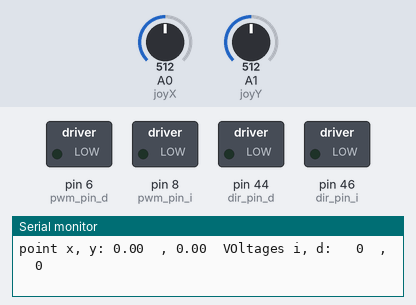
Bench run of a sketch on a simulated Arduino Mega 2560, built with avr-gcc and run on an emulated ATmega2560. On the bench: switched loads named in the sketch (green lamp = pin HIGH), the last lines printed to the serial monitor. The test bench sets the inputs (shaded band); at power-on: A1 (joyY) = 512, A0 (joyX) = 512.

Above: at 4.2 s.
4.3 s: A1 (joyY) set to 522
7.3 s: A1 (joyY) set to 540
At 9.2 s:
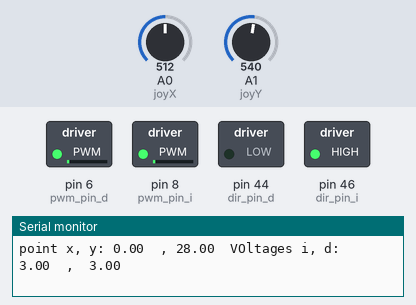
10.0 s: A0 (joyX) set to 716
At 11.8 s:
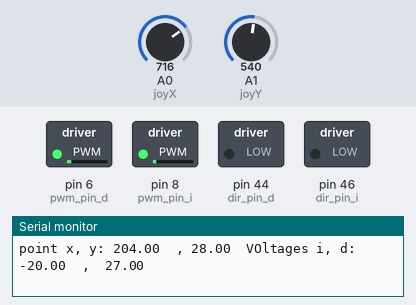
13.0 s: A0 (joyX) set to 563
At 13.63 s:
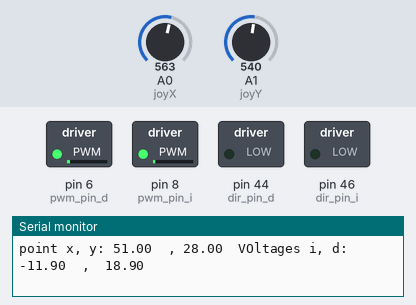
16.0 s: A0 (joyX) set to 533
At 18.1 s:
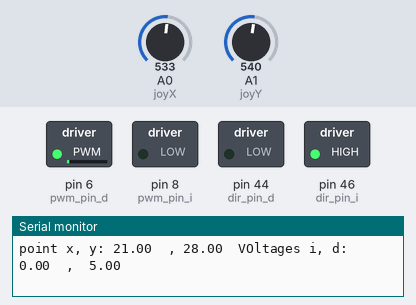
19.0 s: A1 (joyY) set to 306
At 21.4 s:
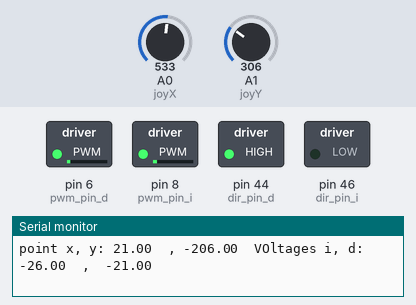
Timing chart, 0 to 22.9 s (numbered marks = the images above; inputs shaded):
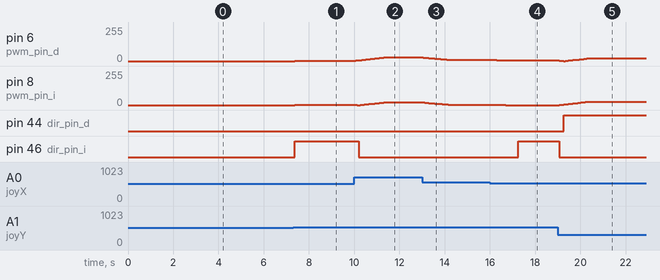

The sketch:

control2.ino
```cpp
// Libraries
#include <math.h>
#include <CircularBuffer.h>

// I/O
#define joyX A0
#define joyY A1
#define dir_pin_i 46
#define dir_pin_d 44
#define pwm_pin_i 8
#define pwm_pin_d 6

// Macros
#define window_size 20
#define pwm_max 120
const int responsiveness = 3; //Updating voltages time period in ms.
const float setup_time = 0.5;

typedef struct{
  float x;
  float y;
  }coordinates;

//Global variables
unsigned long time = 0;
coordinates offset;
CircularBuffer<int,window_size> Vi;
CircularBuffer<int,window_size> Vd;

// UTILS
coordinates get_offset() {
  offset.x = 0;
  offset.y = 0;
  int n = 100;
  for ( int i = 0; i < n; i++) {
    offset.x += analogRead(joyX);
    offset.y += analogRead(joyY);
    delay(setup_time);
    //Serial.println(offset.x);
    }
  offset.x = offset.x / n;
  offset.y = offset.y / n;
  Serial.println("Offset Values:");
  Serial.println(offset.x);
  Serial.println(offset.y);
  return offset;
}

coordinates get_xy() {
  coordinates point;
  point.x = analogRead(joyX) - offset.x;
  point.y = analogRead(joyY) - offset.y;
  return point;
}

coordinates xy_to_volts( coordinates point ) {

  //Compute phase, magnitude and scaling factor A

  //Volts will store Voltages (Vi, Vd) associated to point (x,y)
  coordinates volts;
  volts.x = (point.y - point.x)*pwm_max/1024;
  volts.y = (point.y + point.x)*pwm_max/1024;
  return volts;
}

void act_volts( ) { // This could be more efficient only substracting last and adding first.
  double avg_i = 0;
  double avg_d = 0;
  using index_t = decltype(Vi)::index_t; // ths line ensures using the right type for the index variable
  for (index_t i = 0; i < Vi.size(); i++) {
    avg_i += Vi[i] / (float)Vi.size();
    avg_d += Vd[i] / (float)Vd.size();
  }

  if (avg_i >= 0) {
    digitalWrite(dir_pin_i, HIGH);
    }
  else {
    digitalWrite(dir_pin_i, LOW);
  }
  analogWrite((int)pwm_pin_i, abs(avg_i));

  if (avg_d >= 0) {
    digitalWrite(dir_pin_d, LOW);
    }
  else {
    digitalWrite(dir_pin_d, HIGH);
  }
  analogWrite((int)pwm_pin_d, abs(avg_d));

  // Serial.println("Voltages updated");
  Serial.print("  VOltages i, d:   ");
  Serial.print(avg_i);
  Serial.print("  ,  ");
  Serial.println(avg_d);
}

void kill_volts( ) { // This could be more efficient only substracting last and adding first.

  analogWrite( (int)pwm_pin_i, 0);

  analogWrite( (int)pwm_pin_d, 0);

  // Serial.println("Voltages updated");
  Serial.print("  VOltages i, d:   ");
  Serial.print(0);
  Serial.print("  ,  ");
  Serial.println(0);
}

void setup() {

  pinMode(dir_pin_i, OUTPUT);
  pinMode(dir_pin_d, OUTPUT);
  pinMode(pwm_pin_i, OUTPUT);
  pinMode(pwm_pin_d, OUTPUT);
  delay(3000);
  while (!Vi.isFull()){ // Initialize Voltage Buffers with zeros.
    Vi.unshift(0);
    Vd.unshift(0);
    }
  Serial.begin(9600);
  offset = get_offset();
  time = millis();
  Serial.println("Setup complete.");
}

void loop() {

  coordinates point, voltages;
  point = get_xy(); // Read input x,y
  voltages = xy_to_volts( point ); // Convert x,y to desired voltages in motors i (left) and d (right)

  Vi.unshift(voltages.x); // Push voltages into circular buffers
  Vd.unshift(voltages.y);

  if (millis() - time >= responsiveness ) {
    time = millis();
    Serial.print("point x, y: ");
    Serial.print(point.x);
    Serial.print("  , ");
    Serial.print(point.y);
    if ( sqrt( pow(point.x,2) + pow(point.y,2) ) < 20){
      kill_volts();
    }
    else{
    act_volts();
  }
  }
}
```

Measured:
- the behaviour switches between 531 and 532 on A1 (joyY) (found by bisection; images 0 and 1)
- the behaviour switches between 549 and 548 on A0 (joyX) (found by bisection; images 3 and 4)
- after the input at 7.3 s, pin 6 (pwm_pin_d), pin 8 (pwm_pin_i): 0/255 → 1/255 after 0.07 s, → 2/255 0.61 s later, → 3/255 0.55 s later; pin 46 (dir_pin_i): LOW → HIGH after 0.07 s
- after the input at 10.0 s, pin 6 (pwm_pin_d): moves from 3/255 to 27/255 over 1.2 s, starting after 0.07 s; pin 46 (dir_pin_i): HIGH → LOW after 0.20 s
- after the input at 13.0 s, pin 6 (pwm_pin_d): moves from 27/255 to 8/255 over 1.2 s, starting at once; pin 8 (pwm_pin_i): moves from 20/255 to 2/255 over 1.2 s, starting at once
- after the input at 16.0 s, pin 6 (pwm_pin_d): 8/255 → 7/255 after 0.31 s, → 6/255 0.32 s later, → 5/255 0.32 s later; pin 8 (pwm_pin_i): 2/255 → 1/255 after 0.06 s, → 0/255 0.63 s later; pin 46 (dir_pin_i): LOW → HIGH after 1.3 s
- after the input at 19.0 s, pin 8 (pwm_pin_i): moves from 0/255 to 25/255 over 1.3 s, starting after 0.07 s; pin 44 (dir_pin_d): LOW → HIGH after 0.27 s; pin 46 (dir_pin_i): HIGH → LOW after 0.07 s
